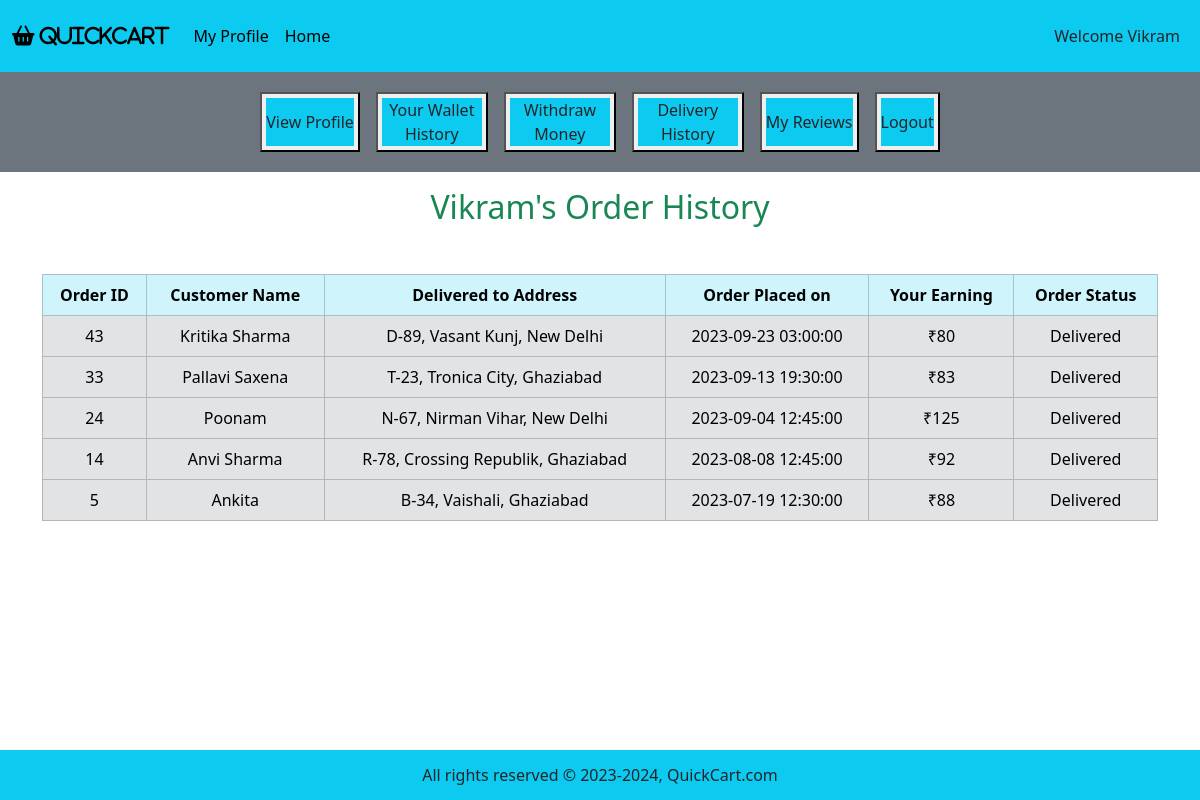
Page /agent_mode/profile_page.php?agent_id=2&history on the committed database.
### tables this page shows
CREATE TABLE IF NOT EXISTS deliveryAgent (
	agentID INT AUTO_INCREMENT PRIMARY KEY,
    first_name VARCHAR(50) NOT NULL,
    last_name VARCHAR(50),
    availabilityStatus VARCHAR(20) NOT NULL DEFAULT "Offline",  
    phone_no BIGINT UNIQUE NOT NULL,  
    email VARCHAR(100) UNIQUE NOT NULL,
    password VARCHAR(50) NOT NULL,
    dob DATE NOT NULL,
    age INT DEFAULT 0  
);

CREATE TABLE IF NOT EXISTS `order` (
	orderID INT AUTO_INCREMENT PRIMARY KEY,
    status VARCHAR(20) NOT NULL DEFAULT "Confirmed",  
    total_price DECIMAL(10, 2) NOT NULL,
    time TIMESTAMP NOT NULL DEFAULT CURRENT_TIMESTAMP,
    location VARCHAR(255) NOT NULL,
    agentPayment INT NOT NULL DEFAULT 50,
    customerID INT NOT NULL,
    agentID INT NOT NULL,
    FOREIGN KEY (customerID) REFERENCES customer(customerID),  
    FOREIGN KEY (agentID) REFERENCES deliveryAgent(agentID)  
);

CREATE TABLE IF NOT EXISTS customer (
	customerID INT AUTO_INCREMENT PRIMARY KEY, 
    first_name VARCHAR(50) NOT NULL,  
    last_name VARCHAR(50),
    address_street VARCHAR(100) NOT NULL,  
	address_city VARCHAR(50) NOT NULL,
	address_state VARCHAR(50) NOT NULL,
    pincode INT NOT NULL,
    phone_no BIGINT UNIQUE NOT NULL,  
    email VARCHAR(100) UNIQUE NOT NULL,
    password VARCHAR(50) NOT NULL,
    dob DATE NOT NULL,
    age INT DEFAULT 0,  
    gender VARCHAR(10)
);

### agent_mode/profile_page.php (the view, shortened to what this page needs)
<?php
include ('../includes/connect.php');
if (isset ($_GET['agent_id'])) {
    $agent_id = $_GET['agent_id'];
    $get_data = "SELECT * FROM deliveryAgent WHERE agentID = $agent_id;";
    $result_get = mysqli_query($con, $get_data);
    $row_data = mysqli_fetch_assoc($result_get);
    $agent_id = $row_data["agentID"];
    $agent_fname = $row_data['first_name'];
    $agent_lname = $row_data['last_name'];
    $agent_status = $row_data['availabilityStatus'];
    if ($agent_lname === null) {
        $agent_name = $agent_fname;
    } else {
        $agent_name = $agent_fname . ' ' . $agent_lname;
    }
    if ($agent_status == "Offline") {
        $nextPage = "offlineHome";
    } else {
        $nextPage = "home";
    }
}
?>
<!DOCTYPE html>
<html lang="en">
<head>
    <link href="https://cdn.jsdelivr.net/npm/bootstrap@5.3.3/dist/css/bootstrap.min.css" rel="stylesheet"
>
    <link rel="stylesheet" href="https://cdnjs.cloudflare.com/ajax/libs/font-awesome/6.5.1/css/all.min.css"
 />
    <link rel="stylesheet" href="../style.css">
</head>
<body>
    <div class="container-fluid p-0">
        <nav class="navbar navbar-expand-lg bg-info">
            <div class="container-fluid">
                <a class="navbar-brand" href="#"><i class="fa fa-shopping-basket" aria-hidden="true"> QuickCart</i></a>
                <div class="collapse navbar-collapse" id="navbarSupportedContent">
                    <ul class="navbar-nav me-auto mb-2 mb-lg-0">
                        <li class="nav-item">
                            <a class="nav-link active" aria-current="page"
                                href='profile_page.php?agent_id=<?php echo "$agent_id"; ?>'>My Profile</a>
                        </li>
                        <li class="nav-item">
                            <a class="nav-link active" aria-current="page"
                                href="index.php?agent_id=<?php echo "$agent_id" . '&' . $nextPage; ?>">Home</a>
                        </li>
                </div>
                <nav class="navbar navbar-expand-lg">
                    <ul class="navbar-nav">
                        <li class="nav-item">
                            <a href="" class="nav-link text-dark">Welcome
                                <?php echo "$agent_name"; ?>
                            </a>
                        </li>
                    </ul>
                </nav>
            </div>
        </nav>
        <div class="row">
            <div class="col-md-12 bg-secondary p-1 align-items-center">
                <div class="button text-center">
                    <button class="my-3 mx-2"><a
                            href="profile_page.php?agent_id=<?php echo "$agent_id"; ?>&view_profile"
                            class="nav-link text-dark bg-info my-1 mx-1">View Profile</a></button>
                    <button class="my-3 mx-2"><a
                            href="profile_page.php?agent_id=<?php echo "$agent_id"; ?>&wallet_history"
                            class="nav-link text-dark bg-info my-1 mx-1">Your Wallet History</a></button>
                    <button class="my-3 mx-2"><a href="profile_page.php?agent_id=<?php echo "$agent_id"; ?>&top_up"
                            class="nav-link text-dark bg-info my-1 mx-1">Withdraw Money</a></button>
                    <button class="my-3 mx-2"><a href="profile_page.php?agent_id=<?php echo "$agent_id"; ?>&history"
                            class="nav-link text-dark bg-info my-1 mx-1">Delivery History</a></button>
                    <button class="my-3 mx-2"><a
                            href="profile_page.php?agent_id=<?php echo "$agent_id"; ?>&view_reviews"
                            class="nav-link text-dark bg-info my-1 mx-1">My Reviews</a></button>
                    <button class="my-3 mx-2"><a href="../start.php"
                            class="nav-link text-dark bg-info my-1 mx-1">Logout</a></button>
                </div>
            </div>
        </div>
        <div class="container my-3">
            <?php
            if (isset ($_GET['history'])) {
                include ('agent_history.php');
            }
            ?>
        </div>
        <?php
        include ("../includes/footer.php");
        ?>
    </div>
</body>
</html>

### agent_mode/agent_history.php (shortened to what this page needs)
<?php
$fetch_orders = "SELECT * FROM `order` WHERE agentID = $agent_id AND status = 'Delivered' ORDER BY orderID DESC;";
$result_fetch = mysqli_query($con, $fetch_orders);
$num_of_rows = mysqli_num_rows($result_fetch);
if ($num_of_rows == 0) {
    echo "<h2 class='text-center text-danger'> Deliver orders to view history! </h2>";
} else {
    ?>
    <h2 class="text-center text-success"><?php echo "$agent_name's Order History"; ?></h2>
    <table class="table table-bordered mt-5">
        <thead class="table-info text-center text-white">
            <tr>
                <th>Order ID</th>
                <th>Customer Name</th>
                <th>Delivered to Address</th>
                <th>Order Placed on</th>
                <th>Your Earning</th>
                <th>Order Status</th>
            </tr>
        </thead>
        <tbody class="table-secondary text-white">
            <?php
            while ($fetch_row = mysqli_fetch_assoc($result_fetch)) {
                $order_id = $fetch_row["orderID"];
                $order_location = $fetch_row["location"];
                $order_time = $fetch_row["time"];
                $order_custID = $fetch_row["customerID"];
                $order_agentPayment = $fetch_row["agentPayment"];
                $order_status = $fetch_row["status"];
                ?>
                <tr class='text-center align-middle'>
                    <td>
                        <?php echo $order_id; ?>
                    </td>
                    <td>
                        <?php
                        $get_cust = "SELECT * FROM customer WHERE customerID = $order_custID;";
                        $result_get = mysqli_query($con, $get_cust);
                        $row_cust = mysqli_fetch_assoc($result_get);
                        $cust_fname = $row_cust['first_name'];
                        $cust_lname = $row_cust['last_name'];
                        if ($cust_lname === null) {
                            $cust_name = $cust_fname;
                        } else {
                            $cust_name = $cust_fname . ' ' . $cust_lname;
                        }
                        echo $cust_name;
                        ?>
                    </td>
                    <td>
                        <?php echo $order_location; ?>
                    </td>
                    <td>
                        <?php echo $order_time; ?>
                    </td>
                    <td>
                        <?php echo "₹$order_agentPayment"; ?>
                    </td>
                    <td>
                        <?php echo $order_status; ?>
                    </td>
                </tr>
                <?php
            }
            ?>
        </tbody>
    </table>
    <?php
}
?>

### style.css (style rules this page uses)
* { margin: 0; padding: 0; box-sizing: border-box; }

### agent_mode/profile_page.php (style rules this page uses)
body { overflow-x: hidden; }
.button { display: flex; justify-content: center; }
.button .nav-link { white-space: normal; max-width: 100px; min-height: 48px; text-align: center; display: flex; align-items: center; margin: 10px; }

### includes/footer.php (style rules this page uses)
body { margin: 0; padding: 0; min-height: 100vh; position: relative; }

### rows in the picture
deliveryagent: first_name "Vikram"
order: orderID "43", customerID.last_name "Kritika Sharma", location "D-89, Vasant Kunj, New Delhi", time "2023-09-23 03:00:00", agentPayment "80", status "Delivered"
order: orderID "33", customerID.last_name "Pallavi Saxena", location "T-23, Tronica City, Ghaziabad", time "2023-09-13 19:30:00", agentPayment "83", status "Delivered"
order: orderID "24", customerID.first_name "Poonam", location "N-67, Nirman Vihar, New Delhi", time "2023-09-04 12:45:00", agentPayment "125", status "Delivered"
order: orderID "14", customerID.last_name "Anvi Sharma", location "R-78, Crossing Republik, Ghaziabad", time "2023-08-08 12:45:00", agentPayment "92", status "Delivered"
order: orderID "5", customerID.first_name "Ankita", location "B-34, Vaishali, Ghaziabad", time "2023-07-19 12:30:00", agentPayment "88", status "Delivered"
